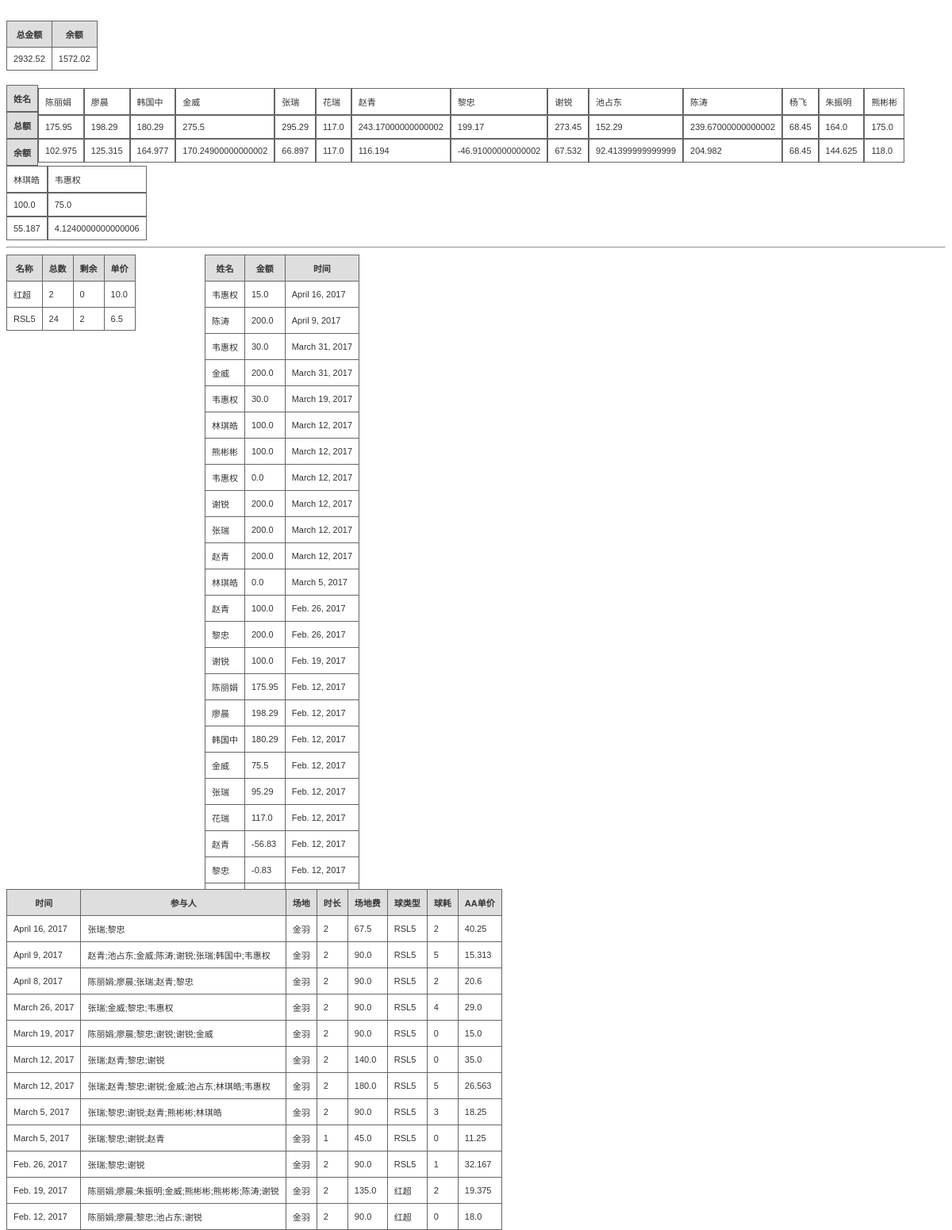
/badmintonmm/, run on an earlier commit of the app's database.
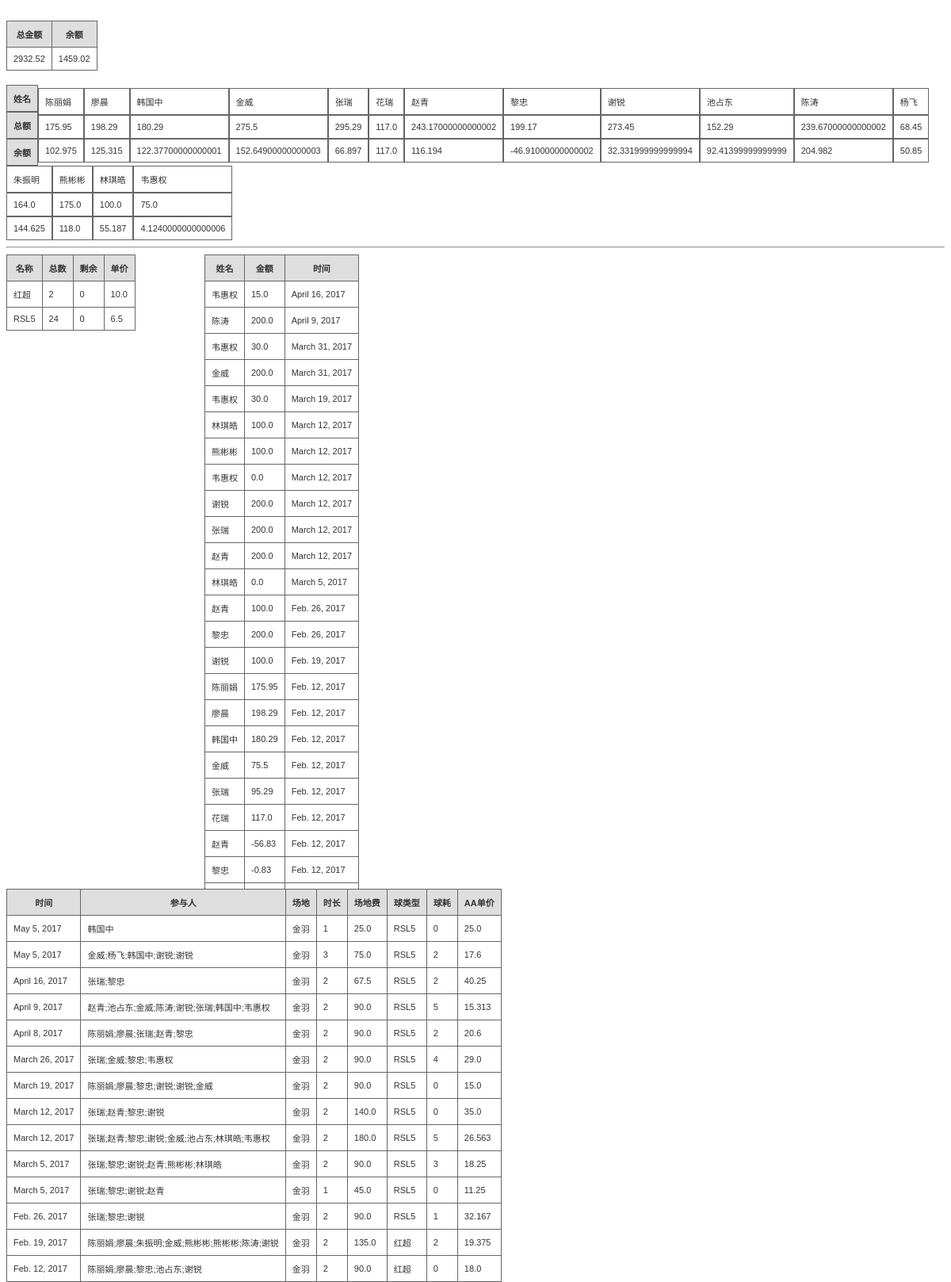
And on a later commit of the database.
### badmintonmm/models.py (models this page shows)
class TotalCount(models.Model):
    id = models
    total = models.FloatField()
    left = models.FloatField()

class MemberCount(models.Model):
    name = models.CharField(max_length=64)
    t_amount = models.FloatField(default=0)
    l_amount = models.FloatField(default=0)

class Ball(models.Model):
    name = models.CharField(max_length=64)
    count = models.IntegerField()
    price = models.FloatField()
    l_count = models.IntegerField(default=0)

class Deposit(models.Model):
    name = models.CharField(max_length=64)
    amount = models.FloatField(default=0)
    time = models.DateField()

class PlayOne(models.Model):
    time = models.DateField()
    players = models.TextField()
    place = models.CharField(max_length=64)
    duration = models.IntegerField()
    fee = models.FloatField()
    ballused = models.IntegerField()
    balltype = models.CharField(max_length=64)
    aaprice = models.FloatField()

### badmintonmm/views.py (the view)
def home(request):
    rets = list(Deposit.objects.all().order_by('-time'))
    membercounts = list(MemberCount.objects.all())
    total = get_total()
    balls = list(Ball.objects.all())
    plays = list(PlayOne.objects.all().order_by('-time'))
    return render(request, 'totalcount.html',{'results': rets,'members': membercounts,
                     'total':total,'balls':balls,'plays':plays})

### badmintonmm/views.py (called while the page is built)
def get_total():
    rets = list(TotalCount.objects.all())
    return rets[0]

### badmintonmm/templates/totalcount.html (shortened to what this page needs)
<!DOCTYPE html>
<html>
<body>
<br>
<div>
<table class="gridtable">
<tr>
<th>总金额</th>
<th>余额</th>
</tr>
<tr>
<td>{{ total.total }}</td>
<td>{{ total.left }}</td>
</tr>
</table>
<br>
</div>
<div>
<table class="gridtable1">
<tr>
<th>姓名</th>
<th>总额</th>
<th>余额</th>
</tr>
{% for member in members %}
<tr>
<td>{{member.name}}</td>
<td>{{member.t_amount}}</td>
<td>{{member.l_amount}}</td>
</tr>
{% endfor %}
</table>
</div>
<hr/>
<div class="lay1">
<table class="gridtable">
<tr>
<th>名称</th>
<th>总数</th>
<th>剩余</th>
<th>单价</th>
</tr>
{% for ball  in balls %}
<tr>
<td>{{ball.name}}</td>
<td>{{ball.count}}</td>
<td>{{ball.l_count}}</td>
<td>{{ball.price}}</td>
</tr>
{% endfor %}
</table>
</div>
<div class="lay11">
<table class="gridtable">
<tr>
<th>姓名</th>
<th>金额</th>
<th>时间</th>
</tr>
{% for res in results %}
<tr>
<td>{{res.name}}</td>
<td>{{res.amount}}</td>
<td>{{res.time}}</td>
</tr>
{% endfor %}
</table>
</div>
<div class="lay2">
<table class="gridtable">
<tr>
<th>时间</th>
<th>参与人</th>
<th>场地</th>
<th>时长</th>
<th>场地费</th>
<th>球类型</th>
<th>球耗</th>
<th>AA单价</th>
</tr>
{% for play in plays %}
<tr>
<td>{{play.time}}</td>
<td>{{play.players}}</td>
<td>{{play.place}}</td>
<td>{{play.duration}}</td>
<td>{{play.fee}}</td>
<td>{{play.balltype}}</td>
<td>{{play.ballused}}</td>
<td>{{play.aaprice}}</td>
</tr>
{% endfor %}
</table>
</div>
</body>
</html>

### badmintonmm/templates/totalcount.html (style rules this page uses)
table.gridtable { font-family: verdana,arial,sans-serif; font-size:11px; color:#333333; border-width: 1px; border-color: #666666; border-collapse: collapse; }
table.gridtable th { border-width: 1px; padding: 8px; border-style: solid; border-color: #666666; background-color: #dedede; }
table.gridtable td { border-width: 1px; padding: 8px; border-style: solid; border-color: #666666; background-color: #ffffff; }
table.gridtable1 { font-family: verdana,arial,sans-serif; font-size:11px; color:#333333; border-width: 1px; border-color: #666666; border-collapse: collapse; }
table.gridtable1 tr { display: inline-block; }
table.gridtable1 th { border-width: 1px; padding: 8px; border-style: solid; border-color: #666666; background-color: #dedede; display: block; }
table.gridtable1 td { border-width: 1px; padding: 8px; border-style: solid; border-color: #666666; background-color: #ffffff; display: block; }
.lay1 { width: 250px; height: 800px; float: left; }
.lay11 { width: 300px; height: 800px; float: left; }
.lay2 { width: 800px; float: left; }

What changed in the data, as far as the page shows it:
changed TotalCount: left "1572.02" → "1459.02"
changed MemberCount "韩国中": l_amount "164.977" → "122.37700000000001"
changed MemberCount "金威": l_amount "170.24900000000002" → "152.64900000000003"
changed MemberCount "谢锐": l_amount "67.532" → "32.331999999999994"
changed MemberCount "杨飞": l_amount "68.45" → "50.85"
changed Ball "RSL5": l_count "2" → "0"
added PlayOne: time "May 5, 2017", players "韩国中", place "金羽", duration "1", fee "25.0", balltype "RSL5", ballused "0", aaprice "25.0"
added PlayOne: time "May 5, 2017", players "金威;杨飞;韩国中;谢锐;谢锐", place "金羽", duration "3", fee "75.0", balltype "RSL5", ballused "2", aaprice "17.6"
